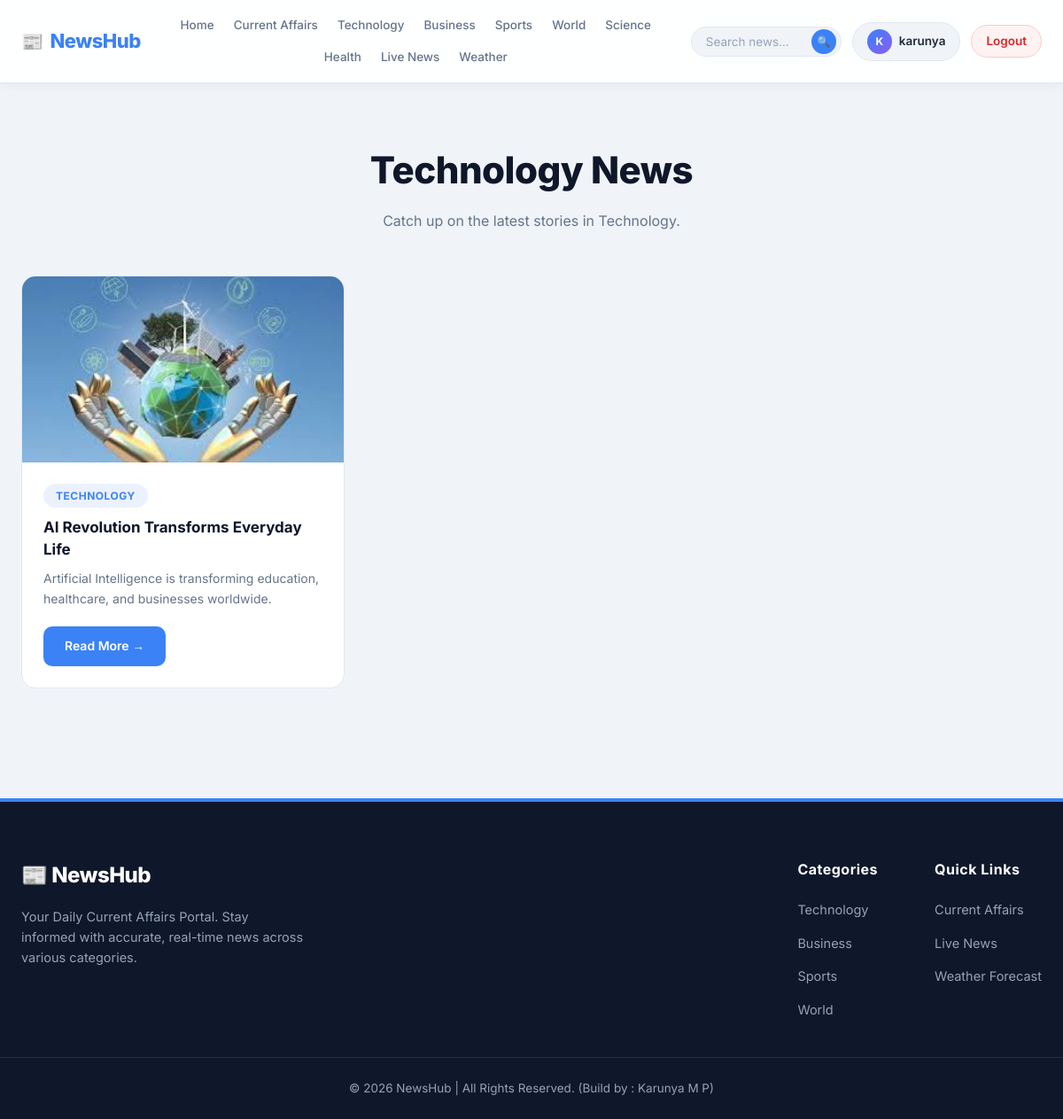
/home/category/1/ (signed in), run on the app's committed database.
### news/models.py (models this page shows, shortened)
class Category(models.Model):
    name = models.CharField(max_length=100)
    image = models.ImageField(upload_to="category/")

class Article(models.Model):
    category = models.ForeignKey(Category,on_delete=models.CASCADE)
    author = models.ForeignKey(User,on_delete=models.CASCADE)
    title = models.CharField(max_length=300)
    slug = models.SlugField(unique=True)
    summary = models.TextField()
    content = models.TextField()
    image = models.ImageField(upload_to='news/')
    created_at = models.DateTimeField(auto_now_add=True)
    updated_at = models.DateTimeField(auto_now=True)
    is_trending = models.BooleanField(default=False)

### news/views.py (the view)
@login_required
def category(request, id):
    category = get_object_or_404(Category, id=id)
    articles = Article.objects.filter(category=category)
    return render(request, "news/category.html", {
        "category": category,
        "articles": articles
    })

### news/templates/news/category.html (shortened to what this page needs)
{% extends 'base.html' %}
{% load static %}
{% block content %}
<main class="page-wrapper">
  <header class="section-header">
    <h1 class="page-title">
      {{ category.name }} News
    </h1>
    <p class="page-subtitle">Catch up on the latest stories in {{ category.name }}.</p>
  </header>
  <div class="cards-grid">
    {% for article in articles %}
    <article class="news-card">
      <a href="{% url 'article_detail' article.id %}" class="news-card__img-wrap">
        {% if article.image %}
        <img src="{{ article.image.url }}" alt="{{ article.title }}" onerror="this.onerror=null; this.src='https://placehold.co/600x400?text=NewsHub';">
        {% else %}
        <img src="https://placehold.co/600x400?text=NewsHub" alt="Placeholder">
        {% endif %}
      </a>
      <div class="news-card__body">
        <div class="news-card__category">
          <span class="category-badge">{{ article.category.name }}</span>
        </div>
        <h3 class="news-card__title">
          <a href="{% url 'article_detail' article.id %}">{{ article.title }}</a>
        </h3>
        <p class="news-card__summary">
          {{ article.summary|truncatechars:120 }}
        </p>
        <div class="news-card__footer">
          <a href="{% url 'article_detail' article.id %}" class="btn">Read More →</a>
        </div>
      </div>
    </article>
    {% empty %}
    <div class="empty-result">
      <div class="empty-icon">📭</div>
      <h3>No Articles Found</h3>
      <p>There are currently no news articles in this category.</p>
    </div>
    {% endfor %}
  </div>
</main>
{% endblock %}

### templates/base.html (shortened to what this page needs)
{% load static %}
<!DOCTYPE html>
<html lang="en">
<head>
  <link rel="stylesheet" href="{% static 'css/style.css' %}?v=4">
  <link rel="stylesheet" href="{% static 'css/navbar.css' %}?v=4">
  <link rel="stylesheet" href="{% static 'css/footer.css' %}?v=4">
</head>
<body>
<header>
<nav class="navbar">
  <div class="navbar-inner">
    <a href="{% url 'home' %}" class="logo">
      <span class="logo-icon">📰</span>
      NewsHub
    </a>
    <ul class="nav-links">
      <li><a href="{% url 'home' %}">Home</a></li>
      <li><a href="{% url 'current_affairs' %}">Current Affairs</a></li>
      <li><a href="{% url 'category' 1 %}">Technology</a></li>
      <li><a href="{% url 'category' 2 %}">Business</a></li>
      <li><a href="{% url 'category' 3 %}">Sports</a></li>
      <li><a href="{% url 'category' 4 %}">World</a></li>
      <li><a href="{% url 'category' 5 %}">Science</a></li>
      <li><a href="{% url 'category' 6 %}">Health</a></li>
      <li><a href="{% url 'live_news' %}">Live News</a></li>
      <li><a href="{% url 'weather' %}">Weather</a></li>
    </ul>
    <div class="nav-right">
      <form action="{% url 'search' %}" method="GET" class="nav-search-form">
        <input type="text" name="q" placeholder="Search news…" autocomplete="off">
        <button type="submit" class="nav-search-btn" aria-label="Search">🔍</button>
      </form>
      {% if user.is_authenticated %}
        <a href="{% url 'profile' %}" class="nav-profile-btn">
          <span class="nav-avatar">{{ user.username|slice:":1"|upper }}</span>
          {{ user.username }}
        </a>
        <a href="{% url 'logout' %}" class="nav-logout-btn">Logout</a>
      {% else %}
        <a href="{% url 'login' %}" class="nav-login-btn">Login</a>
      {% endif %}
    </div>
  </div>
</nav>
</header>
{% block content %}{% endblock %}
{% include 'footer.html' %}
</body>
</html>

### static/css/style.css (style rules this page uses)
:root { --primary: #3b82f6; --primary-hover: #2563eb; --primary-light: rgba(59,130,246,0.1); --secondary: #10b981; --danger: #ef4444; --warning: #f59e0b; --purple: #8b5cf6; --bg: #f0f4f8; --surface: #ffffff; --surface-2: #f8fafc; --border: #e2e8f0; --border-strong: #cbd5e1; --text-h: #0f172a; --text-b: #1e293b; --text-m: #64748b; --text-l: #94a3b8; --shadow-xs: 0 1px 2px rgba(0,0,0,0.04); --shadow-sm: 0 1px 3px rgba(0,0,0,0.08), 0 1px 2px rgba(0,0,0,0.05); --shadow-md: 0 4px 12px rgba(0,0,0,0.08), 0 2px 4px rgba(0,0,0,0.05); --shadow-lg: 0 12px 28px rgba(0,0,0,0.1), 0 4px 8px rgba(0,0,0,0.06); --shadow-xl: 0 24px 48px rgba(0,0,0,0.12); --shadow-blue: 0 8px 24px rgba(59,130,246,0.25); --r-sm: 6px; --r-md: 10px; --r-lg: 16px; --r-xl: 24px; --r-full: 999px; --ease: all 0.25s cubic-bezier(0.4,0,0.2,1); --primary-color: var(--primary); --primary-hover: #2563eb; --secondary-color: var(--secondary); --danger-color: var(--danger); --bg-color: var(--bg); --surface-color: var(--surface); --text-main: var(--text-h); --text-muted: var(--text-m); --border-color: var(--border); --radius-lg: var(--r-lg); --radius-md: var(--r-md); --radius-sm: var(--r-sm); --shadow-sm: var(--shadow-sm); --shadow-md: var(--shadow-md); --shadow-lg: var(--shadow-lg); --transition: var(--ease); }
*, *::before, *::after { margin: 0; padding: 0; box-sizing: border-box; }
html { scroll-behavior: smooth; }
body { font-family: 'Inter', system-ui, sans-serif; background: var(--bg); color: var(--text-b); line-height: 1.6; -webkit-font-smoothing: antialiased; -moz-osx-font-smoothing: grayscale; }
a { text-decoration: none; color: inherit; }
img { display: block; max-width: 100%; }
ul { list-style: none; }
.page-title { text-align: center; font-size: clamp(28px,4vw,42px); font-weight: 800; color: var(--text-h); letter-spacing: -0.5px; margin-bottom: 12px; }
.page-subtitle { text-align: center; color: var(--text-m); font-size: 16px; margin-bottom: 48px; }
.section-header { text-align: center; margin-bottom: 48px; }
.section-header p { color: var(--text-m); font-size: 16px; }
.page-wrapper { max-width: 1280px; margin: 0 auto; padding: 64px 24px; }
.btn, .btn-primary { display: inline-flex; align-items: center; justify-content: center; gap: 8px; padding: 11px 24px; background: var(--primary); color: white; border-radius: var(--r-md); font-weight: 600; font-size: 14px; font-family: inherit; border: none; cursor: pointer; transition: var(--ease); text-decoration: none; }
.category-badge { display: inline-flex; align-items: center; background: var(--primary-light); color: var(--primary); padding: 4px 14px; border-radius: var(--r-full); font-size: 12px; font-weight: 700; letter-spacing: 0.5px; text-transform: uppercase; }
.cards-grid { display: grid; grid-template-columns: repeat(auto-fill, minmax(300px, 1fr)); gap: 28px; }
.news-card { background: var(--surface); border-radius: var(--r-lg); overflow: hidden; border: 1px solid var(--border); box-shadow: var(--shadow-sm); display: flex; flex-direction: column; transition: var(--ease); }
.news-card__img-wrap { position: relative; overflow: hidden; height: 210px; }
.news-card__img-wrap img { width: 100%; height: 100%; object-fit: cover; transition: transform 0.5s ease; }
.news-card__body { padding: 24px; display: flex; flex-direction: column; flex: 1; }
.news-card__category { margin-bottom: 10px; }
.news-card__title { font-size: 17px; font-weight: 700; color: var(--text-h); line-height: 1.45; margin-bottom: 10px; display: -webkit-box; -webkit-line-clamp: 2; line-clamp: 2; -webkit-box-orient: vertical; overflow: hidden; }
.news-card__summary { font-size: 14px; color: var(--text-m); line-height: 1.6; flex: 1; margin-bottom: 20px; display: -webkit-box; -webkit-line-clamp: 3; line-clamp: 3; -webkit-box-orient: vertical; overflow: hidden; }
.news-card__footer { margin-top: auto; }

### data on the page
Category: name "Technology"
Article: image (picture), category.name "TECHNOLOGY", title "AI Revolution Transforms Everyday Life", summary "Artificial Intelligence is transforming education, healthcare, and businesses worldwide."

### other printed values
{{ user.username|slice:":1"|upper }} "K"
{{ user.username }} "karunya"
